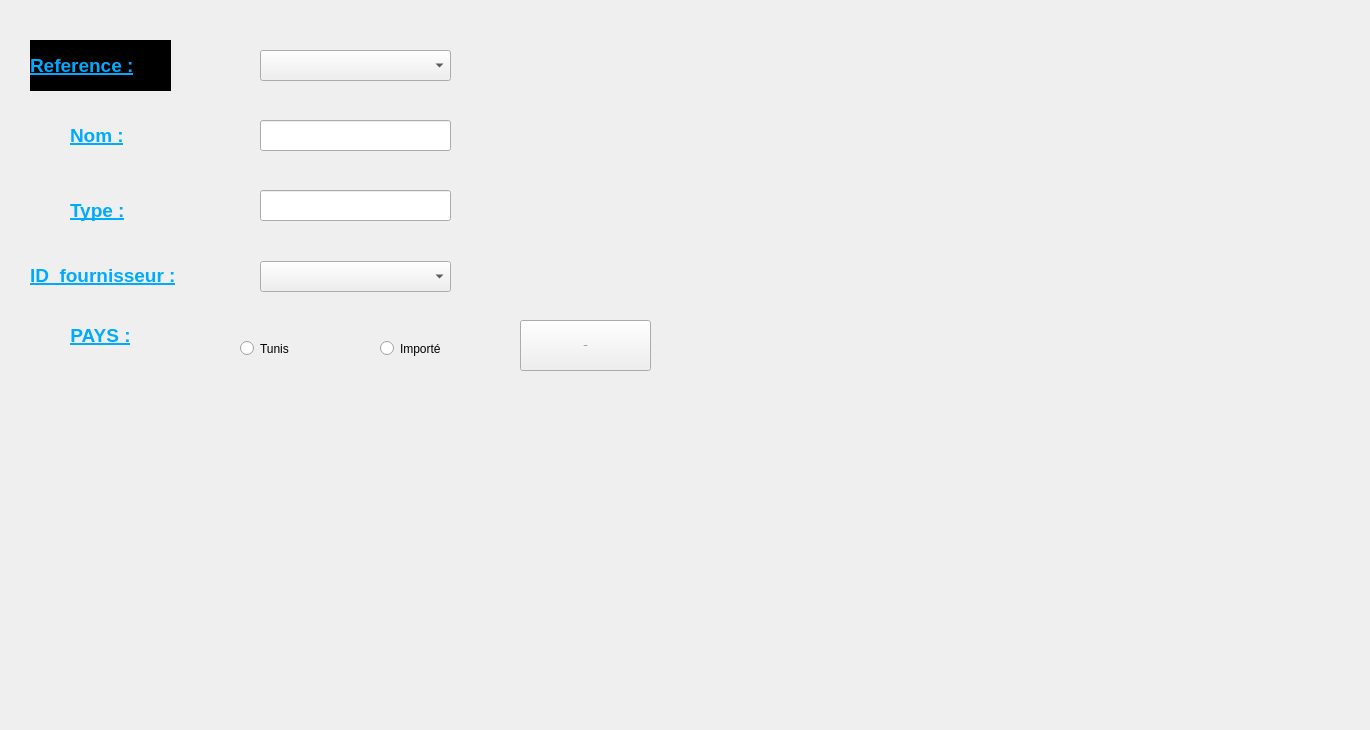
      <widget class="QWidget" name="tab_9">
       <attribute name="title">
        <string>modifier un equipement</string>
       </attribute>
       <widget class="QLabel" name="label_11">
        <property name="geometry">
         <rect>
          <x>30</x>
          <y>40</y>
          <width>141</width>
          <height>51</height>
         </rect>
        </property>
        <property name="font">
         <font>
          <pointsize>14</pointsize>
          <weight>75</weight>
          <bold>true</bold>
          <underline>true</underline>
         </font>
        </property>
        <property name="styleSheet">
         <string notr="true">background-color: rgb(0,0, 0);
border-color: rgb(0, 0, 0);</string>
        </property>
        <property name="text">
         <string>&lt;html&gt;&lt;head/&gt;&lt;body&gt;&lt;p&gt;&lt;span style=&quot; color:#00aaff;&quot;&gt;Reference :&lt;/span&gt;&lt;/p&gt;&lt;/body&gt;&lt;/html&gt;</string>
        </property>
       </widget>
       <widget class="QLabel" name="label_12">
        <property name="geometry">
         <rect>
          <x>30</x>
          <y>250</y>
          <width>151</width>
          <height>51</height>
         </rect>
        </property>
        <property name="font">
         <font>
          <pointsize>14</pointsize>
          <weight>75</weight>
          <bold>true</bold>
          <underline>true</underline>
         </font>
        </property>
        <property name="text">
         <string>&lt;html&gt;&lt;head/&gt;&lt;body&gt;&lt;p&gt;&lt;span style=&quot; color:#00aaff;&quot;&gt;ID_fournisseur :&lt;/span&gt;&lt;/p&gt;&lt;/body&gt;&lt;/html&gt;</string>
        </property>
       </widget>
       <widget class="QLineEdit" name="lineEdit_9">
        <property name="geometry">
         <rect>
          <x>260</x>
          <y>190</y>
          <width>191</width>
          <height>31</height>
         </rect>
        </property>
       </widget>
       <widget class="QLabel" name="label_13">
        <property name="geometry">
         <rect>
          <x>70</x>
          <y>110</y>
          <width>131</width>
          <height>51</height>
         </rect>
        </property>
        <property name="font">
         <font>
          <pointsize>14</pointsize>
          <weight>75</weight>
          <bold>true</bold>
          <underline>true</underline>
         </font>
        </property>
        <property name="text">
         <string>&lt;html&gt;&lt;head/&gt;&lt;body&gt;&lt;p&gt;&lt;span style=&quot; color:#00aaff;&quot;&gt;Nom :&lt;/span&gt;&lt;/p&gt;&lt;/body&gt;&lt;/html&gt;</string>
        </property>
       </widget>
       <widget class="QLineEdit" name="lineEdit_10">
        <property name="geometry">
         <rect>
          <x>260</x>
          <y>120</y>
          <width>191</width>
          <height>31</height>
         </rect>
        </property>
       </widget>
       <widget class="QLabel" name="label_14">
        <property name="geometry">
         <rect>
          <x>70</x>
          <y>170</y>
          <width>131</width>
          <height>81</height>
         </rect>
        </property>
        <property name="font">
         <font>
          <pointsize>14</pointsize>
          <weight>75</weight>
          <bold>true</bold>
          <underline>true</underline>
         </font>
        </property>
        <property name="text">
         <string>&lt;html&gt;&lt;head/&gt;&lt;body&gt;&lt;p&gt;&lt;span style=&quot; color:#00aaff;&quot;&gt;Type :&lt;/span&gt;&lt;/p&gt;&lt;/body&gt;&lt;/html&gt;</string>
        </property>
       </widget>
       <widget class="QPushButton" name="pushButton">
        <property name="geometry">
         <rect>
          <x>520</x>
          <y>320</y>
          <width>131</width>
          <height>51</height>
         </rect>
        </property>
        <property name="font">
         <font>
          <pointsize>-1</pointsize>
         </font>
        </property>
        <property name="text">
         <string> modifier</string>
        </property>
       </widget>
       <widget class="QComboBox" name="comboBox_2">
        <property name="geometry">
         <rect>
          <x>260</x>
          <y>50</y>
          <width>191</width>
          <height>31</height>
         </rect>
        </property>
       </widget>
       <widget class="QComboBox" name="combo_id">
        <property name="geometry">
         <rect>
          <x>260</x>
          <y>261</y>
          <width>191</width>
          <height>31</height>
         </rect>
        </property>
       </widget>
       <widget class="QLabel" name="label_25">
        <property name="geometry">
         <rect>
          <x>-60</x>
          <y>-30</y>
          <width>1361</width>
          <height>721</height>
         </rect>
        </property>
        <property name="text">
         <string>TextLabel</string>
        </property>
       </widget>
       <widget class="QLabel" name="label_26">
        <property name="geometry">
         <rect>
          <x>0</x>
          <y>300</y>
          <width>201</width>
          <height>71</height>
         </rect>
        </property>
        <property name="text">
         <string>&lt;html&gt;&lt;head/&gt;&lt;body&gt;&lt;p align=&quot;center&quot;&gt;&lt;span style=&quot; font-size:14pt; font-weight:600; text-decoration: underline; color:#00aaff;&quot;&gt;PAYS :&lt;/span&gt;&lt;/p&gt;&lt;/body&gt;&lt;/html&gt;</string>
        </property>
       </widget>
       <widget class="QRadioButton" name="radioButton_3">
        <property name="geometry">
         <rect>
          <x>240</x>
          <y>340</y>
          <width>82</width>
          <height>17</height>
         </rect>
        </property>
        <property name="text">
         <string>Tunis</string>
        </property>
       </widget>
       <widget class="QRadioButton" name="radioButton_4">
        <property name="geometry">
         <rect>
          <x>380</x>
          <y>340</y>
          <width>82</width>
          <height>17</height>
         </rect>
        </property>
        <property name="text">
         <string>Importé</string>
        </property>
       </widget>
       <zorder>label_25</zorder>
       <zorder>label_12</zorder>
       <zorder>lineEdit_9</zorder>
       <zorder>label_13</zorder>
       <zorder>lineEdit_10</zorder>
       <zorder>label_14</zorder>
       <zorder>pushButton</zorder>
       <zorder>comboBox_2</zorder>
       <zorder>combo_id</zorder>
       <zorder>label_11</zorder>
       <zorder>label_26</zorder>
       <zorder>radioButton_3</zorder>
       <zorder>radioButton_4</zorder>
      </widget>
